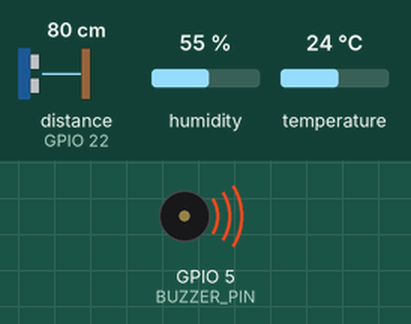
Recording of a sketch running on a simulated ESP32. Shown: buzzer (waves = sounding, pin HIGH). Wiring (inferred from the names in the program): ultrasonic range finder: trigger GPIO 2; echo GPIO 22. Inputs (shaded band) come from the test bench; at power-on: distance to the obstacle (sensor on GPIO 22) 80 cm, humidity 55 %, temperature 24 °C. The echo pulse lasts 58.3 µs per cm; WiFi joins after 1.5 s; servers stay silent unless stated; pins used as bus, display or sensor lines are not drawn; what the sketch prints to the serial monitor is not drawn.

Above: at 3.5 s.
Timing chart, 0 to 7.2 s (numbered marks = the images above):
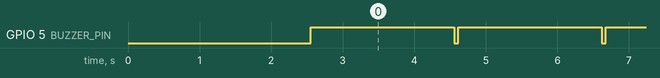

Measured:
- by itself, GPIO 5 (BUZZER_PIN): alternates HIGH for 2.0 s and LOW for 0.05 s

The sketch:

sketch_feb26a.ino
```cpp
#include <WiFi.h>
#include <WebServer.h>
#include <DHT.h>

WebServer server(80);
#define WIFI_SSID "Your Wifi SSID"
#define WIFI_PASSWORD "Your Wifi Password"
#define DHT_PIN 4       // Pin connected to DHT sensor
#define DHT_TYPE DHT11  // Type of DHT sensor (DHT11 or DHT22)
#define ULTRASONIC_PIN_TRIGGER 2  // Trigger pin of ultrasonic sensor
#define ULTRASONIC_PIN_ECHO 22    // Echo pin of ultrasonic sensor
#define LED_PIN 25                  // Pin connected to LED
#define BUZZER_PIN 5  // Set the pin for the buzzer


DHT dht(DHT_PIN, DHT_TYPE);

float temperature = 0;    // Global variable for temperature
float distance = 0;       // Global variable for distance


void setup() {
  Serial.begin(9600);
  delay(1000);

  // Connect to WiFi
  WiFi.begin(WIFI_SSID, WIFI_PASSWORD);
  while (WiFi.status() != WL_CONNECTED) {
    delay(500);
    Serial.println("Connecting to WiFi...");
  }

  // Initialize sensor pins
  pinMode(ULTRASONIC_PIN_TRIGGER, OUTPUT);
  pinMode(ULTRASONIC_PIN_ECHO, INPUT);
  //pinMode(LED_PIN, OUTPUT);
  pinMode(BUZZER_PIN, OUTPUT);


  // Start web server
  server.on("/sensor-data", HTTP_GET, []() {
    String data = "{\"temperature\":";
    data += String(dht.readTemperature());
    data += ",\"humidity\":";
    data += String(dht.readHumidity());
    data += ",\"distance\":";
    data += String(getUltrasonicDistance());
    data += "}";
    server.send(200, "application/json", data);
  });
  server.begin();
}


void loop() {
  server.handleClient();
  updateSensors();
  playBuzzer();

}

void playBuzzer() {
  // Read temperature and distance from global variables
  if (temperature >= 20 || distance >= 20) {
    // If temperature or distance is greater than or equal to 20,
    // turn on the buzzer for 1 second
    digitalWrite(BUZZER_PIN, HIGH);
    delay(1000);
    digitalWrite(BUZZER_PIN, LOW);
  }
}

void updateSensors() {
  static unsigned long previousMillisDHT = 0;
  static unsigned long previousMillisUltrasonic = 0;
  const long intervalDHT = 2000;       // Interval for DHT sensor (2 seconds)
  const long intervalUltrasonic = 1000; // Interval for ultrasonic sensor (1 second)

  unsigned long currentMillis = millis();

  // Update DHT sensor data
  if (currentMillis - previousMillisDHT >= intervalDHT) {
    previousMillisDHT = currentMillis;

     temperature = dht.readTemperature();
    float humidity = dht.readHumidity();

    // Turn off LED if temperature exceeds 29°C
    digitalWrite(LED_PIN, temperature > 28 ? LOW : HIGH);

    Serial.print("IP Address is : ");
  Serial.println(WiFi.localIP());

    Serial.print("Temperature: ");
    Serial.print(temperature);
    Serial.print(" °C, Humidity: ");
    Serial.print(humidity);
    Serial.println(" %");
  }

  // Update ultrasonic sensor data
  if (currentMillis - previousMillisUltrasonic >= intervalUltrasonic) {
    previousMillisUltrasonic = currentMillis;

    float distance = getUltrasonicDistance();

    Serial.print("Distance: ");
    Serial.print(distance);
    Serial.println(" cm");
  }
}

float getUltrasonicDistance() {
  digitalWrite(ULTRASONIC_PIN_TRIGGER, LOW);
  delayMicroseconds(2);
  digitalWrite(ULTRASONIC_PIN_TRIGGER, HIGH);
  delayMicroseconds(10);
  digitalWrite(ULTRASONIC_PIN_TRIGGER, LOW);

  float duration = pulseIn(ULTRASONIC_PIN_ECHO, HIGH);
   distance = (duration * 0.0343) / 2;

  return distance;
}
int getTemperaturePercentage() {
  float temperature = dht.readTemperature();
  // Normalize temperature to the range 0-100
  int temperaturePercentage = map(temperature, 0, 50, 0, 100);
  return temperaturePercentage;
}
```
